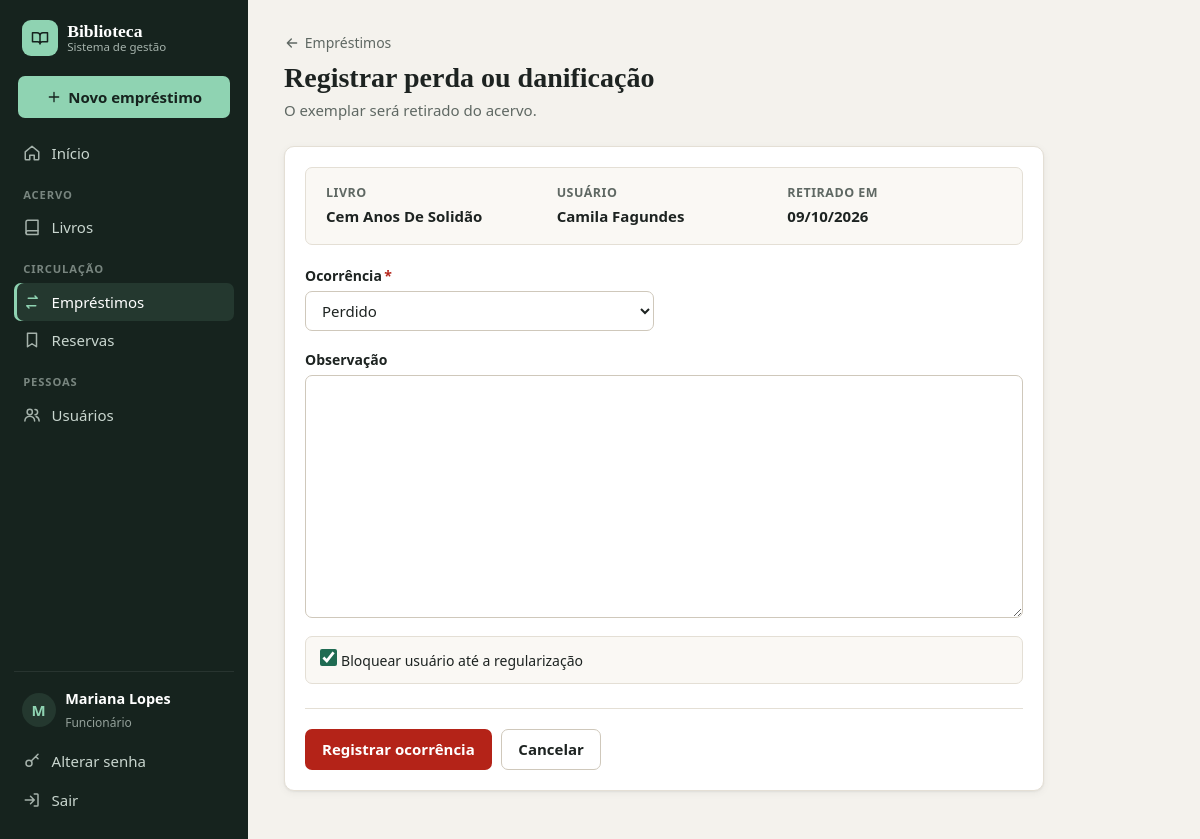
Page /registrar_ocorrencia/28/ (signed in) on the committed database.
### meu_app/models.py (models this page shows, shortened)
class Emprestimo(models.Model):
    STATUS_CHOICES = [
        ('A', 'Ativo'),
        ('D', 'Devolvido'),
        ('P', 'Perdido'),
        ('X', 'Danificado'),
    ]
    usuario = models.ForeignKey(Usuario, on_delete=models.PROTECT, related_name='emprestimos')
    livro = models.ForeignKey(Livro, on_delete=models.PROTECT, related_name='emprestimos')
    funcionario = models.ForeignKey(settings.AUTH_USER_MODEL, on_delete=models.PROTECT)
    data_retirada = models.DateField(default=timezone.localdate)
    data_prevista_devolucao = models.DateField()
    data_devolucao = models.DateField(null=True, blank=True)
    status = models.CharField(max_length=1, choices=STATUS_CHOICES, default='A')
    observacao = models.TextField(blank=True)

class Livro(models.Model):
    titulo = models.CharField(max_length=200)
    autor = models.CharField(max_length=150)
    editora = models.CharField(max_length=120)
    ano_publicacao = models.PositiveIntegerField()
    isbn = models.CharField(max_length=20, unique=True)
    genero = models.CharField(max_length=100)
    quantidade_total = models.PositiveIntegerField(default=1)
    quantidade_disponivel = models.PositiveIntegerField(default=1)
    capa = models.FileField(upload_to='capas/', blank=True, null=True)
    ativo = models.BooleanField(default=True)

class Usuario(models.Model):
    nome = models.CharField(max_length=150)
    cpf = models.CharField(max_length=14, unique=True)
    telefone = models.CharField(max_length=20)
    endereco = models.CharField(max_length=250)
    ativo = models.BooleanField(default=True)
    bloqueado = models.BooleanField(default=False)
    data_cadastro = models.DateTimeField(auto_now_add=True)

### meu_app/views.py (the view)
# urls.py: path('registrar_ocorrencia/<int:id>/', views.registrar_ocorrencia, name='registrar_ocorrencia'),
@login_required
def registrar_ocorrencia(request, id):
    emprestimo = Emprestimo.objects.get(id=id, status='A')
    if request.method == 'POST':
        form = OcorrenciaForm(request.POST)
        if form.is_valid():
            emprestimo.status = form.cleaned_data['ocorrencia']
            emprestimo.observacao = form.cleaned_data['observacao']
            emprestimo.save()
            livro = emprestimo.livro
            if livro.quantidade_total > 0:
                livro.quantidade_total = livro.quantidade_total - 1
                livro.save()
            mensagem_confirmacao = f'Ocorrência registrada para o livro {livro.titulo}'
            if form.cleaned_data['bloquear_usuario']:
                usuario = emprestimo.usuario
                usuario.bloqueado = True
                usuario.save()
                mensagem_confirmacao += f' e usuário {usuario.nome} bloqueado até a regularização'
            messages.success(request, mensagem_confirmacao)
            return redirect('listar_emprestimos')
    else:
        form = OcorrenciaForm()
    dados = {
        'formulario': form,
        'emprestimo': emprestimo,
    }
    return render(request, 'registrar_ocorrencia.html', dados)

### meu_app/forms.py
class OcorrenciaForm(forms.Form):
    ocorrencia = forms.ChoiceField(
        label='Ocorrência',
        choices=OCORRENCIA_CHOICES,
        widget=forms.Select(attrs={
            'class': 'form-select'
        })
    )
    observacao = forms.CharField(
        label='Observação',
        required=False,
        widget=forms.Textarea(attrs={
            'class': 'form-control'
        })
    )
    bloquear_usuario = forms.BooleanField(
        label='Bloquear usuário até a regularização',
        required=False,
        initial=True
    )

### meu_app/templates/registrar_ocorrencia.html (shortened to what this page needs)
{% extends 'base.html' %}
{% block conteudo %}
<div class="cabecalho-pagina">
    <div>
        <a class="link-voltar" href="{% url 'listar_emprestimos' %}">{% include '_icone.html' with nome='voltar' tamanho=16 %} Empréstimos</a>
        <h1>Registrar perda ou danificação</h1>
        <p>O exemplar será retirado do acervo.</p>
    </div>
</div>
<div class="painel form-estreito">
    <div class="painel-corpo">
        <dl class="resumo">
            <div><dt>Livro</dt><dd>{{ emprestimo.livro.titulo }}</dd></div>
            <div><dt>Usuário</dt><dd>{{ emprestimo.usuario.nome }}</dd></div>
            <div><dt>Retirado em</dt><dd>{{ emprestimo.data_retirada|date:'d/m/Y' }}</dd></div>
        </dl>
        <form method="post">
            {% include '_campos.html' with form=formulario %}
            <div class="form-botoes">
                <button type="submit" class="botao botao-perigo">Registrar ocorrência</button>
                <a class="botao botao-secundario" href="{% url 'listar_emprestimos' %}">Cancelar</a>
            </div>
        </form>
    </div>
</div>
{% endblock %}

### meu_app/templates/_menu.html (shortened to what this page needs)
{% if user.is_authenticated %}
{% with rota=request.resolver_match.url_name %}
<aside class="barra-lateral nao-imprimir">
    <a class="marca" href="{% url 'index' %}">
        <span class="marca-icone">{% include '_icone.html' with nome='logo' %}</span>
        <span class="marca-nome">Biblioteca <small>Sistema de gestão</small></span>
    </a>
    <a class="lateral-cta" href="{% url 'cadastrar_emprestimo' %}">
        {% include '_icone.html' with nome='mais' tamanho=16 %} Novo empréstimo
    </a>
    <nav>
        <div class="menu-grupo">
            <a class="menu-link {% if rota == 'index' %}ativo{% endif %}" href="{% url 'index' %}">
                {% include '_icone.html' with nome='inicio' %} Início
            </a>
        </div>
        <div class="menu-grupo">
            <span class="menu-grupo-titulo">Acervo</span>
            <a class="menu-link {% if 'livro' in rota %}ativo{% endif %}" href="{% url 'listar_livros' %}">
                {% include '_icone.html' with nome='livro' %} Livros
            </a>
        </div>
        <div class="menu-grupo">
            <span class="menu-grupo-titulo">Circulação</span>
            <a class="menu-link {% if 'emprestimo' in rota or rota == 'registrar_ocorrencia' %}ativo{% endif %}" href="{% url 'listar_emprestimos' %}">
                {% include '_icone.html' with nome='emprestimo' %} Empréstimos
            </a>
            <a class="menu-link {% if 'reserva' in rota %}ativo{% endif %}" href="{% url 'listar_reservas' %}">
                {% include '_icone.html' with nome='reserva' %} Reservas
            </a>
        </div>
        <div class="menu-grupo">
            <span class="menu-grupo-titulo">Pessoas</span>
            <a class="menu-link {% if 'usuario' in rota %}ativo{% endif %}" href="{% url 'listar_usuarios' %}">
                {% include '_icone.html' with nome='usuarios' %} Usuários
            </a>
        </div>
    </nav>
    <div class="menu-usuario">
        <div class="usuario-info">
            <span class="avatar">{{ user.first_name|default:user.username|first }}</span>
            <div>
                <strong>{{ user.get_full_name|default:user.username }}</strong>
                <small>{% if user.is_superuser %}Administrador{% else %}Funcionário{% endif %}</small>
            </div>
        </div>
        <a class="menu-link {% if rota == 'alterar_senha' %}ativo{% endif %}" href="{% url 'alterar_senha' %}">
            {% include '_icone.html' with nome='senha' %} Alterar senha
        </a>
        <form method="post" action="{% url 'logout' %}">
            <button type="submit" class="menu-link menu-link-botao">
                {% include '_icone.html' with nome='sair' %} Sair
            </button>
        </form>
    </div>
</aside>
{% endwith %}
{% endif %}

### rows in the picture
Emprestimo: livro.titulo "Cem Anos De Solidão", usuario.nome "Camila Fagundes", data_retirada "09/10/2026"

### other values in the picture
{{ user.first_name|default:user.username|first }} "M"
{{ user.get_full_name|default:user.username }} "Mariana Lopes"
{{ campo.label }} "Ocorrência" "Observação"
{{ campo.label }} "Bloquear usuário até a regularização"
